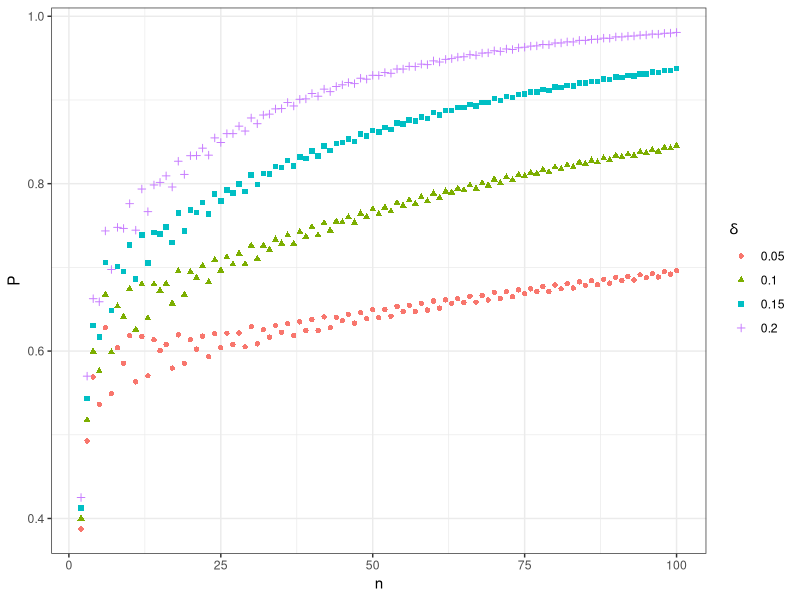
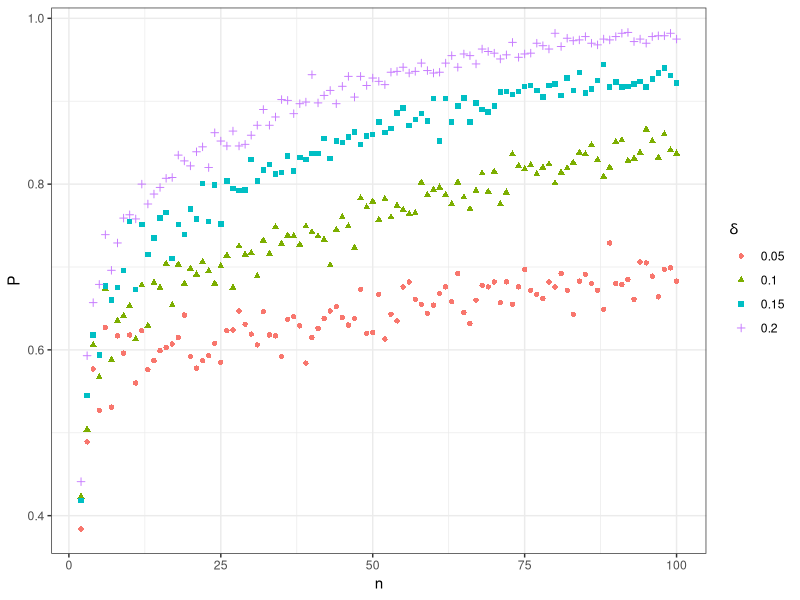
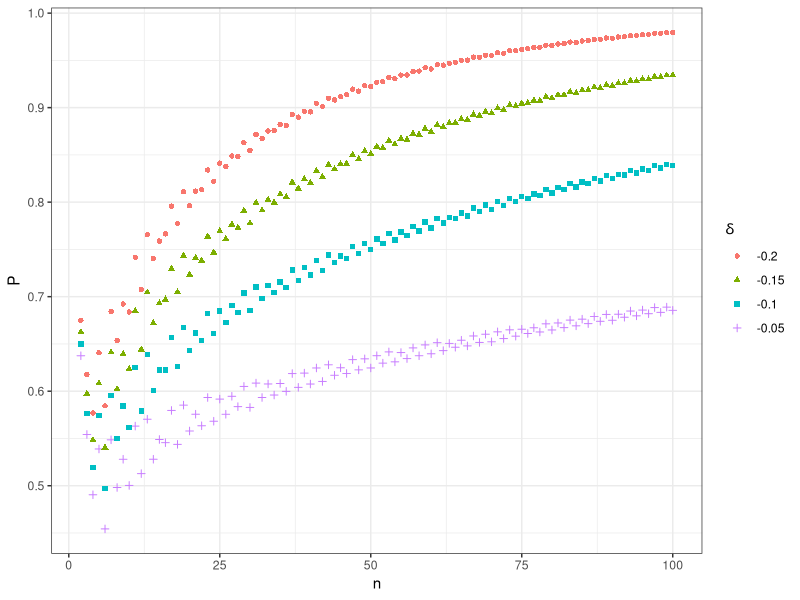
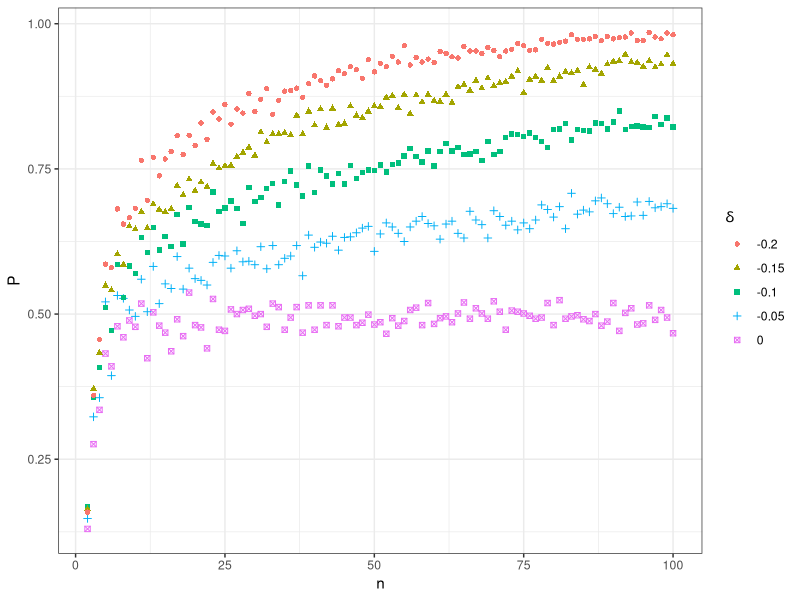

Write the R code that produced these figures, in order.
################################# INTRODUCTION #################################

# A script to work out the probability that we classify switchers correctly.

# The propensity score is estimated by the cell mean
# sum(D_i * 1(X_i = x, Z_i = z)) / sum(1(X_i = x, Z_i = z))

# The first stage is specified as D = 1{a + dZ >= V} with V normally distributed
# p(x, 1) = pnorm(a + d)
# p(x, 0) = pnorm(a)

# We fix n (number of observations with X = x), Pr(Z = 1|X = x), a and d. We 
# then work out the probability that switchers are correctly classified.

################################# FRONT MATTER #################################

rm(list=ls())
gc()

library(dplyr)
library(tidyr)
library(ggplot2)
library(xtable)

################################### FUNCTIONS ##################################

get_prob_correct <- function(k, n_Z0, n_Z1, a, d){
  
  # k is the number of D = 1 observations with Z = 0
  # n_Z0, n_Z1 are the numbers of observations with Z = 0 and Z = 1
  # a and d are propensity score parameters (p(x,z) = pnorm(a + dZ))
  
  # Given n_Z0 observations with Z = 0 and n_Z1 with Z = 1, the function returns
  # the joint probability that
  # i) there are k observations with D = 1 and Z = 0
  # ii) sum(D * Z) / n_Z1 >= k / n_Z0
  # (i.e. the sample average of D with Z = 1 weakly exceeds the Z = 0 average)
  # Rearranging, this inequality holds if
  # sum(D * Z) >= k * n_Z1 / n_Z0 -> d_Z1 >= floor(d_Z0 * n_Z1 / n_Z0)
  # as all numbers are integers.
  
  return(
    pbinom(floor((k - 0.00001) * n_Z1 / n_Z0), n_Z1, pnorm(a + d), 
           lower.tail = FALSE) * 
      dbinom(k, n_Z0, pnorm(a)))
  
}

################################### COMPLIERS ##################################

# The case where d > 0, so that switchers are compliers. 
delta <- c(0, 0.05, 0.1, 0.15, 0.2)
a <- 0 
d <- qnorm(pnorm(a) + delta) - a
p_Z1 <- 1 / 2 # Pr(Z = 1|X)

n <- seq(2, 100) # possible sample sizes
P_correct <- matrix(0, length(n), length(d))

for (l in 1:length(d)){
  
  for (i in 1:length(n)){
    
    # loop over sample sizes
    
    # enumerate possible combinations of Z = 1 and Z = 0 
    n_Z1 <- seq(0, n[i]) # observations with Z = 1
    n_Z0 <- n[i] - n_Z1 # observations with Z = 0
    P_temp <- rep(0, n[i] - 1)
    
    # convention: if we have 0 observations with Z = 0 or Z = 1, then the cell is
    # zeroed out. 
    
    for (j in 2:n[i]){
      
      # i fixes n_Z0 and n_Z1
      # loop over the number of D = 1 draws for Z = 0
      P_temp[j - 1] <- sum(sapply(0:n_Z0[j],
                                  get_prob_correct,
                                  n_Z0 = n_Z0[j],
                                  n_Z1 = n_Z1[j],
                                  a = a,
                                  d = d[l])) * dbinom(n_Z1[j], n[i], p_Z1)
      
    }
    
    P_correct[i, l] <- sum(P_temp)
    
  }
  
}

plot_data <- matrix(0, length(n) * length(d), 3)
plot_data[, 1] <- c(P_correct)
plot_data[, 2] <- rep(n, 5)
plot_data[, 3] <- rep(delta, each = length(n))
plot_data <- data.frame(plot_data)
names(plot_data) <- c("P", "n", "switchers")

plot_data %>% dplyr::filter(switchers > 0) %>% ggplot() +
  geom_point(aes(x = n, 
                 y = P, 
                 col = as.factor(switchers), 
                 shape = as.factor(switchers))) +
  theme_bw() +
  labs(color = expression(delta),
       shape = expression(delta))

############################ VALIDATE BY SIMULATION ############################

sims <- 1000
sim_correct <- matrix(0, length(n), length(d))

for (l in 1:length(d)){
  # loop over parameter values
  
  for (i in 1:length(n)){
    # loop over sample sizes
    
    for (s in 1:sims){
      
      Z <- rbinom(n[i], 1, p_Z1)
      V <- rnorm(n[i])
      D <- (a + d[l] * Z >= V) 
      
      if (sum(Z) > 0 & sum(1 - Z > 0)){
        
        sim_correct[i, l] <- sim_correct[i, l] + 
          as.numeric(sum(D * Z) / sum(Z) >= sum(D * (1 - Z)) / sum(1 - Z))
        
      }
      
      
    }
    
  }
  
}

sim_correct <- sim_correct / sims

sim_plot_data <- matrix(0, length(n) * length(d), 3)
sim_plot_data[, 1] <- c(sim_correct)
sim_plot_data[, 2] <- rep(n, 5)
sim_plot_data[, 3] <- rep(delta, each = length(n))
sim_plot_data <- data.frame(sim_plot_data)
names(sim_plot_data) <- c("P", "n", "switchers")

sim_plot_data %>% dplyr::filter(switchers > 0) %>% ggplot() +
  geom_point(aes(x = n, 
                 y = P, 
                 col = as.factor(switchers), 
                 shape = as.factor(switchers))) +
  theme_bw() +
  labs(color = expression(delta),
       shape = expression(delta))

#################################### DEFIERS ###################################

# The case where d < 0, so that switchers are defiers. 
delta <- - c(0, 0.05, 0.1, 0.15, 0.2)
a <- 0 
d <- qnorm(pnorm(a) + delta) - a
p_Z1 <- 1 / 2 # Pr(Z = 1|X)

n <- seq(2, 100) # possible sample sizes
P_correct <- matrix(0, length(n), length(d))

for (l in 1:length(d)){
  
  for (i in 1:length(n)){
    
    # loop over sample sizes
    
    # enumerate possible combinations of Z = 1 and Z = 0 
    n_Z1 <- seq(0, n[i]) # observations with Z = 1
    n_Z0 <- n[i] - n_Z1 # observations with Z = 0
    P_temp <- rep(0, n[i] - 1)
    
    # convention: if we have 0 observations with Z = 0 or Z = 1, then the cell is
    # zeroed out. 
    
    for (j in 2:n[i]){
      
      # i fixes n_Z0 and n_Z1
      # loop over the number of D = 1 draws for Z = 0
      P_temp[j - 1] <- sum(sapply(0:n_Z0[j],
                                  get_prob_correct,
                                  n_Z0 = n_Z0[j],
                                  n_Z1 = n_Z1[j],
                                  a = a,
                                  d = d[l])) * dbinom(n_Z1[j], n[i], p_Z1)
      
    }
    
    P_correct[i, l] <- 1 - sum(P_temp)
    
  }
  
}

plot_data <- matrix(0, length(n) * length(d), 3)
plot_data[, 1] <- c(P_correct)
plot_data[, 2] <- rep(n, 5)
plot_data[, 3] <- rep(delta, each = length(n))
plot_data <- data.frame(plot_data)
names(plot_data) <- c("P", "n", "switchers")

plot_data %>% dplyr::filter(switchers < 0) %>% ggplot() +
  geom_point(aes(x = n, 
                 y = P, 
                 col = as.factor(switchers), 
                 shape = as.factor(switchers))) +
  theme_bw() +
  labs(color = expression(delta),
       shape = expression(delta))

############################ VALIDATE BY SIMULATION ############################

sims <- 1000
sim_correct <- matrix(0, length(n), length(d))

for (l in 1:length(d)){
  # loop over parameter values
  
  for (i in 1:length(n)){
    # loop over sample sizes
    
    for (s in 1:sims){
      
      Z <- rbinom(n[i], 1, p_Z1)
      V <- rnorm(n[i])
      D <- (a + d[l] * Z >= V) 
      
      if (sum(Z) > 0 & sum(1 - Z > 0)){
        
        sim_correct[i, l] <- sim_correct[i, l] + 
          as.numeric(sum(D * Z) / sum(Z) < sum(D * (1 - Z)) / sum(1 - Z))
        
      }
      
      
    }
    
  }
  
}

sim_correct <- sim_correct / sims

sim_plot_data <- matrix(0, length(n) * length(d), 3)
sim_plot_data[, 1] <- c(sim_correct)
sim_plot_data[, 2] <- rep(n, 5)
sim_plot_data[, 3] <- rep(delta, each = length(n))
sim_plot_data <- data.frame(sim_plot_data)
names(sim_plot_data) <- c("P", "n", "switchers")

sim_plot_data %>% ggplot() +
  geom_point(aes(x = n, 
                 y = P, 
                 col = as.factor(switchers), 
                 shape = as.factor(switchers))) +
  theme_bw() +
  labs(color = expression(delta),
       shape = expression(delta))

########################### COMPLIERS FOR SPECIFIC N ###########################

# The case where d > 0, so that switchers are compliers. 
delta <- c(0, 0.05, 0.1, 0.15, 0.2)
a <- 0 
d <- qnorm(pnorm(a) + delta) - a
p_Z1 <- 1 / 2 # Pr(Z = 1|X)

n <- c(50, 100, 200, 400) # possible sample sizes
P_correct <- matrix(0, length(n), length(d))

for (l in 1:length(d)){
  
  for (i in 1:length(n)){
    
    # loop over sample sizes
    
    # enumerate possible combinations of Z = 1 and Z = 0 
    n_Z1 <- seq(0, n[i]) # observations with Z = 1
    n_Z0 <- n[i] - n_Z1 # observations with Z = 0
    P_temp <- rep(0, n[i] - 1)
    
    # convention: if we have 0 observations with Z = 0 or Z = 1, then the cell is
    # zeroed out. 
    
    for (j in 2:n[i]){
      
      # i fixes n_Z0 and n_Z1
      # loop over the number of D = 1 draws for Z = 0
      P_temp[j - 1] <- sum(sapply(0:n_Z0[j],
                                  get_prob_correct,
                                  n_Z0 = n_Z0[j],
                                  n_Z1 = n_Z1[j],
                                  a = a,
                                  d = d[l])) * dbinom(n_Z1[j], n[i], p_Z1)
      
    }
    
    P_correct[i, l] <- sum(P_temp)
    
  }
  
}

colnames(P_correct) <- delta
rownames(P_correct) <- n
P_correct
P_correct_compliers <- P_correct

############################ DEFIERS FOR SPECIFIC N ############################

# The case where d < 0, so that switchers are defiers. 
delta <- - c(0, 0.05, 0.1, 0.15, 0.2)
a <- 0 
d <- qnorm(pnorm(a) + delta) - a
p_Z1 <- 1 / 2 # Pr(Z = 1|X)

n <- c(50, 100, 200, 400) # possible sample sizes
P_correct <- matrix(0, length(n), length(d))

for (l in 1:length(d)){
  
  for (i in 1:length(n)){
    
    # loop over sample sizes
    
    # enumerate possible combinations of Z = 1 and Z = 0 
    n_Z1 <- seq(0, n[i]) # observations with Z = 1
    n_Z0 <- n[i] - n_Z1 # observations with Z = 0
    P_temp <- rep(0, n[i] - 1)
    
    # convention: if we have 0 observations with Z = 0 or Z = 1, then the cell is
    # zeroed out. 
    
    for (j in 2:n[i]){
      
      # i fixes n_Z0 and n_Z1
      # loop over the number of D = 1 draws for Z = 0
      P_temp[j - 1] <- sum(sapply(0:n_Z0[j],
                                  get_prob_correct,
                                  n_Z0 = n_Z0[j],
                                  n_Z1 = n_Z1[j],
                                  a = a,
                                  d = d[l])) * dbinom(n_Z1[j], n[i], p_Z1)
      
    }
    
    P_correct[i, l] <- 1 - sum(P_temp)
    
  }
  
}

colnames(P_correct) <- delta
rownames(P_correct) <- n
P_correct

P_correct_defiers <- P_correct

############################## MAKE A MASTER TABLE #############################

# combine both sets of results
K <- length(delta)
P_correct <- cbind(P_correct_defiers, P_correct_compliers)
P_correct <- P_correct[, c(2:K, (K + 2):(2 * K))]
P_correct <- P_correct[, c((K - 1):1,K:(2 * (K - 1)))]

# add a column for the probability that all are correct
# apply(P_correct, 1, prod)
P_correct <- cbind(P_correct, apply(P_correct, 1, prod))
xtable(P_correct, digits = 3)

# replace with averages
temp <- matrix(0, length(n), K - 1)
for (i in 1:length(n)){
  for (j in 1:(K - 1)){
    temp[i, j] <- (P_correct[i, j] + P_correct[i, 2 * (K - 1) + 1 - j]) / 2
  }
}
temp <- temp[, (K - 1):1]
rownames(temp) <- n
colnames(temp) <- -1 * delta[2:K]
temp <- cbind(temp, P_correct[, 2 * (K - 1) + 1])
xtable(temp, digits = 3)

xtable(1 - temp, digits = 3)
